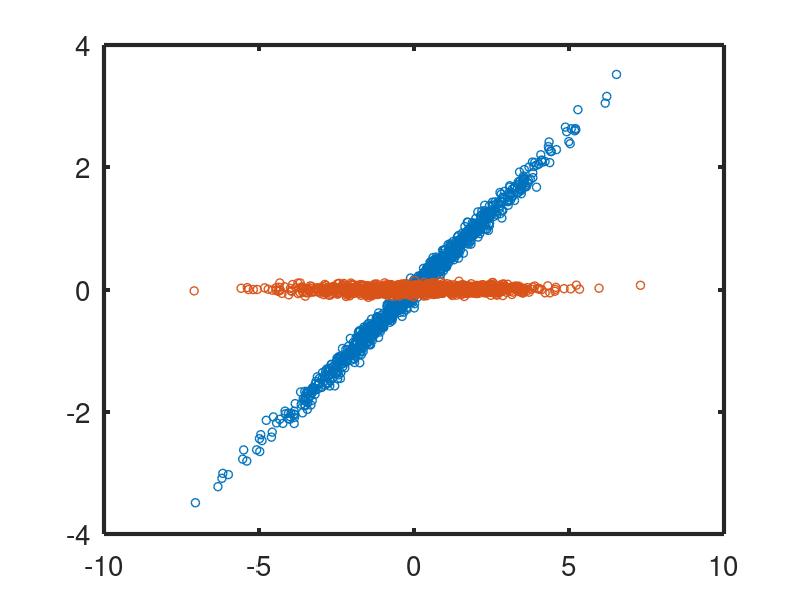

MATLAB code for this plot: (Note: this script raises an error after producing the figure.)
%This script demonstrates the concepts behind using GSVD to compute linear
%subspace filters of data using a toy 2d problem.
%

%
%While many steps are straightfoward there are a few 
set(groot,'defaultaxesXAxisLocation','bottom')
set(groot,'defaultaxesYAxisLocation','left')
set(groot,'defaultaxeslinewidth',3)
set(groot,'defaultlinelinewidth',1)
set(groot,'defaultaxesfontsize',20)
set(groot,'defaultaxesbox','off');
%set(gca,'xaxislocation','origin')


%Define signal and noise covariance here:
%Let's define a signal and noise that have strong covariance structure 
%This will emphasize how the Wiener filtering works.  For it to work there
%needs to be some structure to exploit.  If the signal and noise are uncorrelated
%gaussian (e.g. white guassian) then there is nothing to learn.  
%By creating a covariance structures that correspond to signals and noise
%that are 1-d in a 2-d measurement space we can 
%
noiseCovariance = 1*([1 .2 ;.5 .2] + 2*eye(2)*eps); %Add an epsilon of identity matrix to ensure postive-definite for chol. 
%noiseCovariance = 1*([1 1 ;1 1] + 2*eye(2)*eps); %Add an epsilon of identity matrix to ensure postive-definite for chol. 

signalCovariance = 2*[2 0; 0 .001];

noiseR = chol(noiseCovariance);
signalR = chol(signalCovariance);
%noiseR = 2*([1 .5]'*[.707 .707])';
noiseR = 2*([1 .5; .1 .1]'*[1 0; 0 1])';


meanSigMag = 0;

nP = 1000;
signalData = signalR'*randn(2,nP) +[1 0; 0 -1]* ones(2,nP)*meanSigMag;
noiseData = noiseR'*randn(2,nP)+[-1 0; 0 1]* ones(2,nP)*meanSigMag;
measuredData = signalData+noiseData;
noiseSampleData = noiseR'*randn(2,nP)+[-1 0; 0 1]* ones(2,nP)*meanSigMag;

%The oracle
oracleW = signalCovariance/(signalCovariance+noiseCovariance)

figure(101);clf
%Show the signal and noise separately
h(1)= plot(noiseData(1,:),noiseData(2,:),'o');
hold on;
h(2)=plot(signalData(1,:),signalData(2,:),'o');

set(h(1),'markerfacecolor',h(1).Color,'markeredgecolor','k')
set(h(2),'markerfacecolor',h(2).Color,'markeredgecolor','k')
legend('Noise Only', 'Signal Only')
axis([-10 10 -10 10])
box off
xlabel('Sensor 1');ylabel( 'Sensor 2')

%measuredData2 = bsxfun(@minus,measuredData,mean(measuredData,2));
%measuredData2 = bsxfun(@minus,measuredData,mean(measuredData,2));
%noiseSampleData2 = bsxfun(@minus,noiseSampleData,mean(noiseSampleData,2));

uY = mean(measuredData,2);
uX = uY-mean(noiseSampleData,2);
measuredData2 = bsxfun(@minus,measuredData,uY);
noiseSampleData2 = bsxfun(@minus,noiseSampleData,mean(noiseSampleData,2));

[U,V,X,C,S] = gsvd(measuredData2',noiseSampleData2',0);

 u=1;
 snrScale = (diag(C,0).^2-diag(S,0).^2)./(diag(C,0).^2+(u-1)*diag(S,0).^2);
%snrScale = (diag(C,0).^2-diag(S,0).^2)./(diag(S,0).^2);

%snrScale=(1-diag(S,0).^2./diag(C,0).^2);
%snrScale= max(snrScale,0); %Noise levels below 0 mean 0. 

negSnr= ((diag(C,0).^2-diag(S,0).^2)<0);
snrScale(negSnr) = 0;

%W = (inv(X')*diag(snrScale)*X')';
gsvdW = ((X'\diag(snrScale) )*X')';

%Now lets also calculate using the Weiner formula with the identy, assuming
%Signal and noise are not-correlated:
%Rxy = Ryy - Rnn
%Ryy = signal plus noise, Rnn = noise sample, Rxy true signal and data
%covariance. 
%This is to demonstrate the connection between the GSVD algorithm and the
%Wiener filter.  However, this algorithm is not optimal to use in practice
%to compute weights because calculating covariance matrices and taking their inverse results
%in unstable weights when data high dimensional. 
Ryy = cov(measuredData');
Rnn = cov(noiseSampleData');
Rxy = Ryy-Rnn;
covW = Rxy/Ryy;

cleanedDataGsvd = bsxfun(@plus,gsvdW*measuredData,uX);
cleanedDataCov = covW*measuredData;
cleanedDataOracle = oracleW*measuredData;

mseRaw    = mean((signalData(:)-measuredData(:)).^2)
mseOracle = mean((signalData(:)-cleanedDataOracle(:)).^2)
mseGsvd   = mean((signalData(:)-cleanedDataGsvd(:)).^2)
mseCov    = mean((signalData(:)-cleanedDataCov(:)).^2)
l1 = 10*X(:,1) ./max(X(:,1));
l2 = 10*X(:,2) ./max(X(:,2));

figure(102);clf;hold on

xD = [measuredData(1,:); cleanedDataGsvd(1,:)];
yD = [measuredData(2,:); cleanedDataGsvd(2,:)];

plot(xD,yD,'color',[.5 .5 .5],'HandleVisibility','off');

plot([-l1(1) l1(1)],[-l1(2) l1(2)],'linewidth',3,'color',[0.9290    0.6940    0.1250])
plot([-l2(1) l2(1)],[-l2(2) l2(2)],'linewidth',3,'color',[ 0.8500    0.3250    0.0980] )

%Show the signal and noise separately
h(1)= plot(measuredData(1,:),measuredData(2,:),'o','color',[0.4940 0.1840 0.5560]);
hold on;

set(h(1),'markerfacecolor',h(1).Color,'markeredgecolor','k')


axis([-10 10 -10 10])
h(1)= plot(cleanedDataGsvd(1,:),cleanedDataGsvd(2,:),'o','color',[0.2 0.4 0.5560]);

set(h(1),'markerfacecolor',h(1).Color,'markeredgecolor','k')

legend('Noise Component','Signal Component','Measured Data','Clean Data')
box off
xlabel('Sensor 1');ylabel( 'Sensor 2')




figure(103);clf
%h(1)=plot(signalData(1,:),signalData(2,:),'o');
hold on;
h(1)= plot(cleanedDataGsvd(1,:),cleanedDataGsvd(2,:),'o','color',[0.2 0.4 0.5560]);

set(h(1),'markerfacecolor',h(1).Color,'markeredgecolor','k')
box off
xlabel('Sensor 1');ylabel( 'Sensor 2')

axis([-10 10 -10 10])


